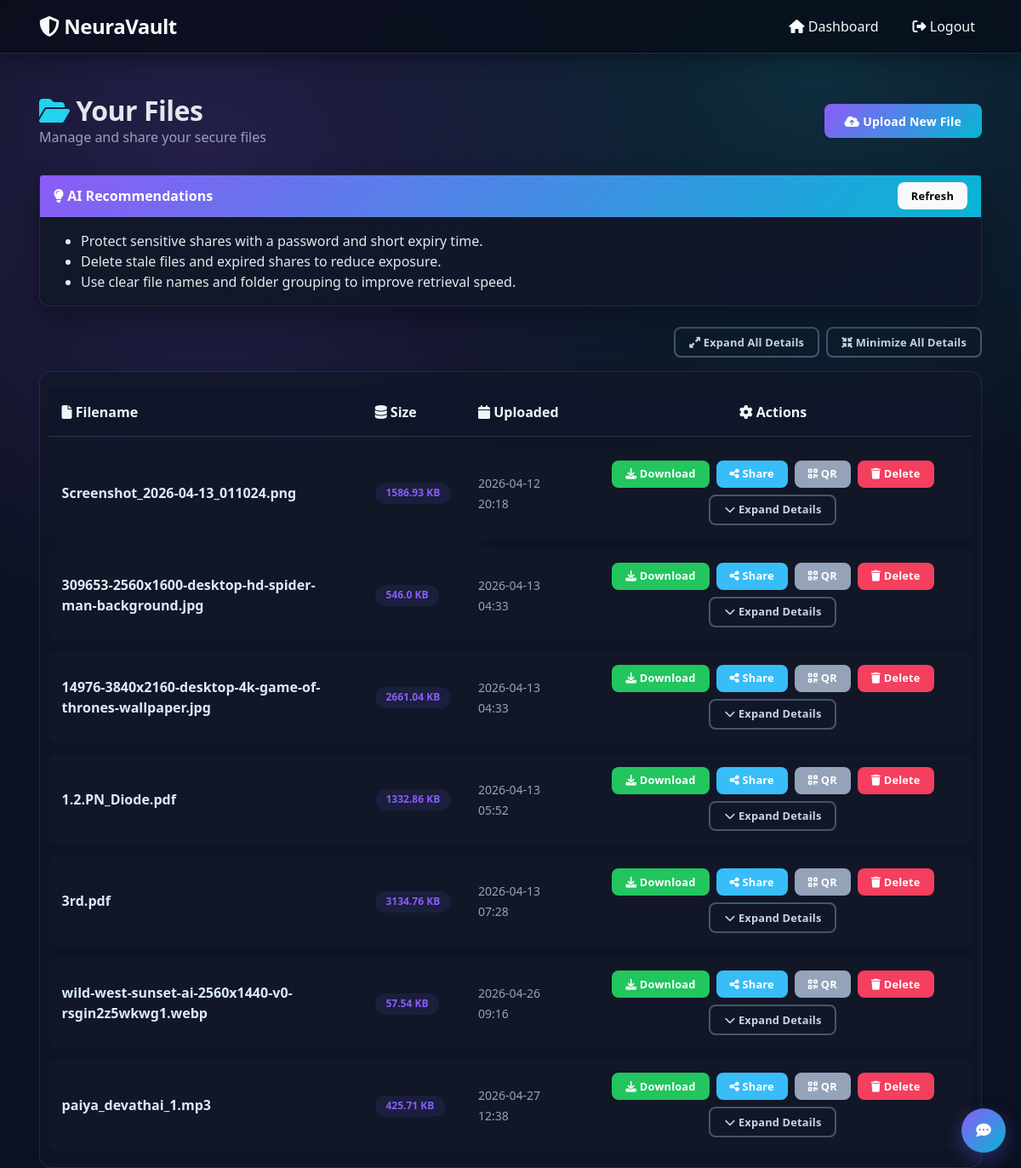
/files/dashboard (signed in), run on an earlier commit of the app's database.
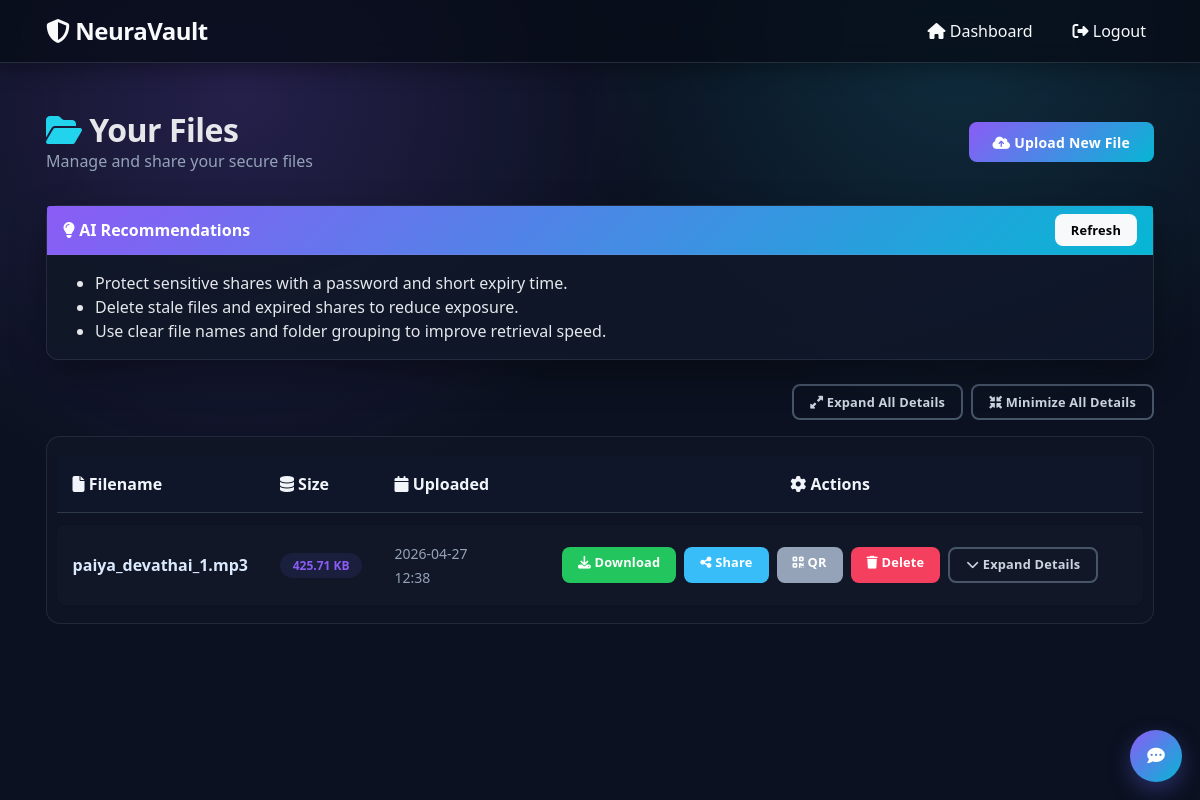
And on a later commit of the database.
### app/models.py (models this page shows)
class File(db.Model):
    id = db.Column(db.Integer, primary_key=True)
    filename = db.Column(db.String(255), nullable=False)
    original_filename = db.Column(db.String(255), nullable=False)
    file_path = db.Column(db.String(500), nullable=False)
    file_size = db.Column(db.Integer, nullable=False)
    file_hash = db.Column(db.String(64), nullable=False)  # SHA-256
    is_public = db.Column(db.Boolean, default=False)
    encryption_key = db.Column(db.Text, nullable=False)  # Encrypted AES key
    user_id = db.Column(db.Integer, db.ForeignKey('user.id'), nullable=False)
    uploaded_at = db.Column(db.DateTime, default=datetime.utcnow)
    shares = db.relationship('Share', backref='file', lazy=True)

### app/files/routes.py (the view)
@files_bp.route('/dashboard')
@login_required
def dashboard():
    user_files = File.query.filter_by(user_id=current_user.id).all()
    share_urls = {}
    for f in user_files:
        sh = Share.query.filter_by(file_id=f.id).order_by(Share.id.desc()).first()
        if sh:
            share_urls[f.id] = _share_download_absolute_url(sh.share_link)
    needs_lan_url = any(
        '127.0.0.1' in u or 'localhost' in u.lower()
        for u in share_urls.values()
    )
    return render_template(
        'dashboard.html',
        files=user_files,
        share_urls=share_urls,
        needs_lan_url=needs_lan_url,
    )

### app/files/routes.py (called while the page is built)
def _share_download_absolute_url(share_link):
    path = url_for('files.shared_download', share_link=share_link)
    base = (current_app.config.get('PUBLIC_BASE_URL') or '').rstrip('/')
    if base:
        return base + path
    return url_for('files.shared_download', share_link=share_link, _external=True)

### app/models.py (called while the page is built)
@login_manager.user_loader
def load_user(user_id):
    return User.query.get(int(user_id))

### app/templates/dashboard.html (shortened to what this page needs)
{% extends "base.html" %}
{% block content %}
<div class="dashboard-header">
    <div>
        <h2><i class="fas fa-folder-open"></i> Your Files</h2>
        <p class="text-muted mb-0">Manage and share your secure files</p>
    </div>
    <a href="{{ url_for('files.upload') }}" class="btn btn-primary">
        <i class="fas fa-cloud-upload-alt"></i> Upload New File
    </a>
</div>
<div class="card mb-4">
    <div class="card-header d-flex justify-content-between align-items-center">
        <span><i class="fas fa-lightbulb"></i> AI Recommendations</span>
        <button id="refresh-recs" class="btn btn-sm btn-light" type="button">Refresh</button>
    </div>
    <div class="card-body">
        <ul id="ai-recommendations" class="mb-0">
        </ul>
    </div>
</div>
<div class="dashboard-toolbar mb-3">
    <div class="d-flex flex-wrap gap-2">
        <button type="button" class="btn btn-sm btn-outline-secondary" id="expand-all-details">
            <i class="fas fa-up-right-and-down-left-from-center"></i> Expand All Details
        </button>
        <button type="button" class="btn btn-sm btn-outline-secondary" id="collapse-all-details">
            <i class="fas fa-minimize"></i> Minimize All Details
        </button>
    </div>
</div>
<div class="table-responsive">
<table class="table align-middle">
    <thead>
        <tr>
            <th><i class="fas fa-file"></i> Filename</th>
            <th class="d-none d-md-table-cell"><i class="fas fa-database"></i> Size</th>
            <th class="d-none d-md-table-cell"><i class="fas fa-calendar"></i> Uploaded</th>
            <th class="text-center"><i class="fas fa-cog"></i> Actions</th>
        </tr>
    </thead>
    <tbody>
        {% if files %}
        {% for file in files %}
        <tr class="file-row">
            <td>
                <strong>{{ file.original_filename }}</strong>
            </td>
            <td class="d-none d-md-table-cell">
                <span class="badge badge-primary">{{ (file.file_size / 1024) | round(2) }} KB</span>
            </td>
            <td class="d-none d-md-table-cell">
                <small class="text-muted">{{ file.uploaded_at.strftime('%Y-%m-%d %H:%M') }}</small>
            </td>
            <td>
                <div class="d-flex flex-wrap gap-2 justify-content-center">
                    <a href="{{ url_for('files.download', file_id=file.id) }}" class="btn btn-sm btn-success" title="Download">
                        <i class="fas fa-download"></i> Download
                    </a>
                    <a href="{{ url_for('files.share', file_id=file.id) }}" class="btn btn-sm btn-info" title="Share">
                        <i class="fas fa-share-alt"></i> Share
                    </a>
                    <a href="{{ url_for('files.generate_qr', file_id=file.id) }}" class="btn btn-sm btn-secondary" title="QR Code">
                        <i class="fas fa-qrcode"></i> QR
                    </a>
                    <a href="{{ url_for('files.delete', file_id=file.id) }}" class="btn btn-sm btn-danger" title="Delete" onclick="return confirm('Are you sure you want to delete this file?');">
                        <i class="fas fa-trash"></i> Delete
                    </a>
                    <button
                        type="button"
                        class="btn btn-sm btn-outline-secondary toggle-file-details"
                        data-target="file-details-{{ file.id }}"
                        data-expanded="false"
                        aria-expanded="false"
                    >
                        <i class="fas fa-chevron-down"></i> Expand Details
                    </button>
                </div>
            </td>
        </tr>
        {% endfor %}
        {% endif %}
    </tbody>
</table>
</div>
{% endblock %}

### app/templates/base.html (shortened to what this page needs)
<!DOCTYPE html>
<html lang="en">
<head>
    <link href="https://cdn.jsdelivr.net/npm/bootstrap@5.1.3/dist/css/bootstrap.min.css" rel="stylesheet">
    <link href="https://cdnjs.cloudflare.com/ajax/libs/font-awesome/6.4.0/css/all.min.css" rel="stylesheet">
    <link href="{{ url_for('static', filename='style.css', v='3') }}" rel="stylesheet">
</head>
<body>
    <nav class="navbar navbar-expand-lg navbar-dark">
        <div class="container">
            <a class="navbar-brand" href="{{ url_for('index') }}">
                <i class="fas fa-shield-halved"></i> NeuraVault
            </a>
            <div class="collapse navbar-collapse" id="navbarNav">
                {% if current_user.is_authenticated %}
                    <div class="navbar-nav ms-auto">
                        <a class="nav-link" href="{{ url_for('files.dashboard') }}"><i class="fas fa-home"></i> Dashboard</a>
                        <a class="nav-link" href="{{ url_for('auth.logout') }}"><i class="fas fa-sign-out-alt"></i> Logout</a>
                    </div>
                {% else %}
                    <div class="navbar-nav ms-auto">
                        <a class="nav-link" href="{{ url_for('auth.login') }}"><i class="fas fa-sign-in-alt"></i> Login</a>
                        <a class="nav-link" href="{{ url_for('auth.register') }}"><i class="fas fa-user-plus"></i> Register</a>
                    </div>
                {% endif %}
            </div>
        </div>
    </nav>
    <div class="container mt-5">
        {% block content %}{% endblock %}
    </div>
    {% if current_user.is_authenticated %}
    <button id="chat-launcher" class="chat-launcher" aria-label="Open chat assistant">
        <i class="fas fa-comment-dots"></i>
    </button>
    {% endif %}
</body>
</html>

What changed in the data, as far as the page shows it:
removed File: original_filename "Screenshot_2026-04-13_011024.png", (file.file_size/1024)|round(2) "1586.93", uploaded_at "2026-04-12 20:18"
removed File: original_filename "309653-2560x1600-desktop-hd-spider-man-background.jpg", (file.file_size/1024)|round(2) "546.0", uploaded_at "2026-04-13 04:33"
removed File: original_filename "14976-3840x2160-desktop-4k-game-of-thrones-wallpaper.jpg", (file.file_size/1024)|round(2) "2661.04", uploaded_at "2026-04-13 04:33"
removed File: original_filename "1.2.PN_Diode.pdf", (file.file_size/1024)|round(2) "1332.86", uploaded_at "2026-04-13 05:52"
removed File: original_filename "3rd.pdf", (file.file_size/1024)|round(2) "3134.76", uploaded_at "2026-04-13 07:28"
removed File: original_filename "wild-west-sunset-ai-2560x1440-v0-rsgin2z5wkwg1.webp", (file.file_size/1024)|round(2) "57.54", uploaded_at "2026-04-26 09:16"
